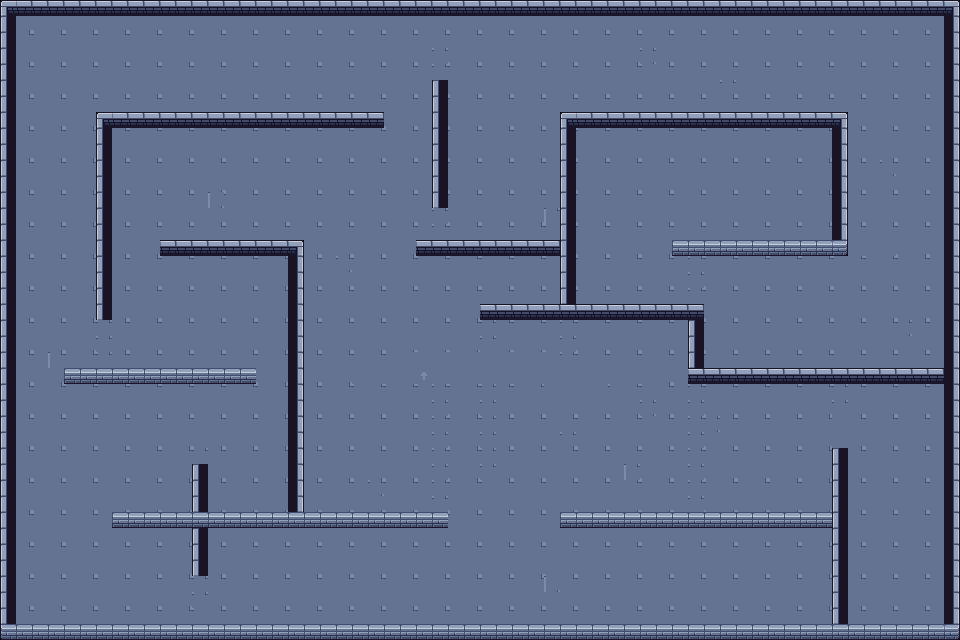

A level layout from a 2D game, rendered from its tile map. Below: a short description, then the map file with tile-grid data replaced by summaries:
An orthogonal 60x40 tile map with 16x16 px tiles, 1 tile layer (Tile Layer 1), 3 tilesets and 44 objects (22x wall, 8x guard_start, 8x guard_end, player_spawn, key, ...).

<map version="1.10" tiledversion="1.12.2" orientation="orthogonal" renderorder="right-down" width="60" height="40" tilewidth="16" tileheight="16" infinite="0" nextlayerid="7" nextobjectid="1002">
 <tileset firstgid="1" source="tilesetAD/map1/Set 1.2.tsx" />
 <tileset firstgid="97" source="tilesetAD/map1/Structure.tsx" />
 <tileset firstgid="99" source="tilesetAD/map1/Set 1.0.tsx" />
 <layer id="1" name="Tile Layer 1" width="60" height="40">
  <data>[2400 cells, 2400 non-empty, 19 distinct tile ids]</data>
 </layer>
 <objectgroup id="2" name="collisions">
  <object id="1" name="wall" x="0" y="0" width="960" height="16" />
  <object id="2" name="wall" x="0" y="624" width="960" height="16" />
  <object id="3" name="wall" x="0" y="0" width="16" height="640" />
  <object id="4" name="wall" x="944" y="0" width="16" height="640" />
  <object id="5" name="wall" x="107" y="112.333" width="272" height="7.33333" />
  <object id="6" name="wall" x="561.667" y="113" width="286" height="15.3333" />
  <object id="7" name="wall" x="161.667" y="239" width="144" height="17.3333" />
  <object id="8" name="wall" x="417.667" y="239" width="142" height="17.3333" />
  <object id="9" name="wall" x="674.333" y="239" width="175.333" height="14.6667" />
  <object id="10" name="wall" x="63.6667" y="367.667" width="196.667" height="16" />
  <object id="12" name="wall" x="690.333" y="369.667" width="256" height="14" />
  <object id="13" name="wall" x="113.667" y="515" width="334" height="11.3333" />
  <object id="14" name="wall" x="559.667" y="513" width="272" height="13.3333" />
  <object id="15" name="wall" x="98.3333" y="111" width="10.6667" height="209.333" />
  <object id="16" name="wall" x="289.667" y="242.333" width="15.3333" height="277.333" />
  <object id="17" name="wall" x="437" y="85" width="6" height="118" />
  <object id="19" name="wall" x="561.667" y="115" width="14" height="206.667" />
  <object id="21" name="wall" x="835" y="115" width="13.3333" height="130.667" />
  <object id="22" name="wall" x="834.333" y="448.333" width="14.6667" height="182" />
  <object id="25" name="wall" x="193.667" y="463.667" width="13.3333" height="114.667" />
  <object id="1000" name="wall" x="481.333" y="304.667" width="222" height="14.6667" />
  <object id="1001" name="wall" x="688.667" y="315.333" width="16.6667" height="68" />
 </objectgroup>
 <objectgroup id="5" name="entities">
  <object id="26" name="player_spawn" x="34" y="594" width="14" height="16" />
  <object id="27" name="key" x="802" y="66" width="10" height="12" />
  <object id="28" name="server" x="752.167" y="174.333" width="30" height="32" />
  <object id="29" name="server_door" x="690.333" y="253.833" width="12.6667" height="48.6667" />
  <object id="30" name="item_water" x="146" y="162" width="12" height="12" />
  <object id="31" name="item_meat" x="890.667" y="574" width="14" height="13" />
 </objectgroup>
 <objectgroup id="6" name="enemies">
  <object id="100" name="guard_start" x="64" y="80" width="12" height="12">
   <properties>
    <property name="id" type="int" value="1" />
    <property name="viewAngle" type="int" value="60" />
    <property name="viewRadius" type="int" value="120" />
   </properties>
  </object>
  <object id="101" name="guard_end" x="256" y="80" width="12" height="12">
   <properties>
    <property name="id" type="int" value="1" />
    <property name="viewAngle" type="int" value="60" />
    <property name="viewRadius" type="int" value="120" />
   </properties>
  </object>
  <object id="102" name="guard_start" x="160" y="80" width="12" height="12">
   <properties>
    <property name="id" type="int" value="2" />
    <property name="viewAngle" type="int" value="60" />
    <property name="viewRadius" type="int" value="120" />
   </properties>
  </object>
  <object id="103" name="guard_end" x="352" y="80" width="12" height="12">
   <properties>
    <property name="id" type="int" value="2" />
    <property name="viewAngle" type="int" value="60" />
    <property name="viewRadius" type="int" value="120" />
   </properties>
  </object>
  <object id="104" name="guard_start" x="480" y="80" width="12" height="12">
   <properties>
    <property name="id" type="int" value="3" />
    <property name="viewAngle" type="int" value="60" />
    <property name="viewRadius" type="int" value="120" />
   </properties>
  </object>
  <object id="105" name="guard_end" x="672" y="80" width="12" height="12">
   <properties>
    <property name="id" type="int" value="3" />
    <property name="viewAngle" type="int" value="60" />
    <property name="viewRadius" type="int" value="120" />
   </properties>
  </object>
  <object id="106" name="guard_start" x="576" y="80" width="12" height="12">
   <properties>
    <property name="id" type="int" value="4" />
    <property name="viewAngle" type="int" value="60" />
    <property name="viewRadius" type="int" value="120" />
   </properties>
  </object>
  <object id="107" name="guard_end" x="768" y="80" width="12" height="12">
   <properties>
    <property name="id" type="int" value="4" />
    <property name="viewAngle" type="int" value="60" />
    <property name="viewRadius" type="int" value="120" />
   </properties>
  </object>
  <object id="108" name="guard_start" x="672" y="80" width="12" height="12">
   <properties>
    <property name="id" type="int" value="5" />
    <property name="viewAngle" type="int" value="60" />
    <property name="viewRadius" type="int" value="120" />
   </properties>
  </object>
  <object id="109" name="guard_end" x="864" y="80" width="12" height="12">
   <properties>
    <property name="id" type="int" value="5" />
    <property name="viewAngle" type="int" value="60" />
    <property name="viewRadius" type="int" value="120" />
   </properties>
  </object>
  <object id="110" name="guard_start" x="256" y="144" width="12" height="12">
   <properties>
    <property name="id" type="int" value="6" />
    <property name="viewAngle" type="int" value="60" />
    <property name="viewRadius" type="int" value="120" />
   </properties>
  </object>
  <object id="111" name="guard_end" x="384" y="144" width="12" height="12">
   <properties>
    <property name="id" type="int" value="6" />
    <property name="viewAngle" type="int" value="60" />
    <property name="viewRadius" type="int" value="120" />
   </properties>
  </object>
  <object id="112" name="guard_start" x="128" y="176" width="12" height="12">
   <properties>
    <property name="id" type="int" value="7" />
    <property name="viewAngle" type="int" value="60" />
    <property name="viewRadius" type="int" value="120" />
   </properties>
  </object>
  <object id="113" name="guard_end" x="320" y="176" width="12" height="12">
   <properties>
    <property name="id" type="int" value="7" />
    <property name="viewAngle" type="int" value="60" />
    <property name="viewRadius" type="int" value="120" />
   </properties>
  </object>
  <object id="114" name="guard_start" x="752" y="300" width="12" height="12">
   <properties>
    <property name="id" type="int" value="8" />
    <property name="viewAngle" type="int" value="60" />
    <property name="viewRadius" type="int" value="120" />
   </properties>
  </object>
  <object id="115" name="guard_end" x="884.667" y="304" width="12" height="12">
   <properties>
    <property name="id" type="int" value="8" />
    <property name="viewAngle" type="int" value="60" />
    <property name="viewRadius" type="int" value="120" />
   </properties>
  </object>
 </objectgroup>
</map>
